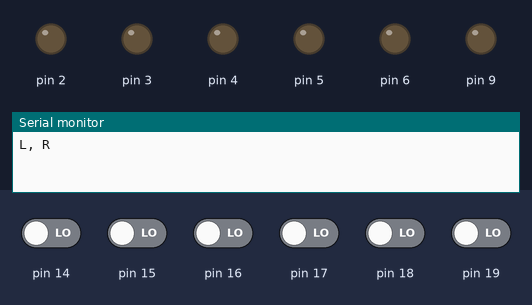
Bench run of a program on a simulated Arduino Uno, built with avr-gcc and run on an emulated ATmega328P. On the bench: output pins drawn as LEDs (lit = HIGH), the last lines printed to the serial monitor. The test bench sets the inputs (shaded band); at power-on: pin 14–19 LOW.

Above: at 1.2 s.
1.3 s: pin 15 driven HIGH
At 1.9 s:
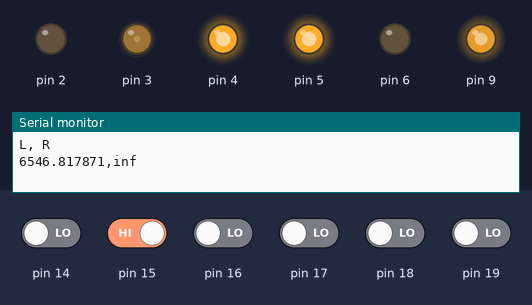
2.8 s: pin 16 driven HIGH
At 4.2 s:
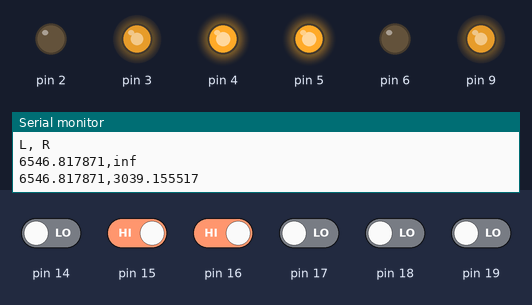
Timing chart, 0 to 5.8 s (numbered marks = the images above; inputs shaded):
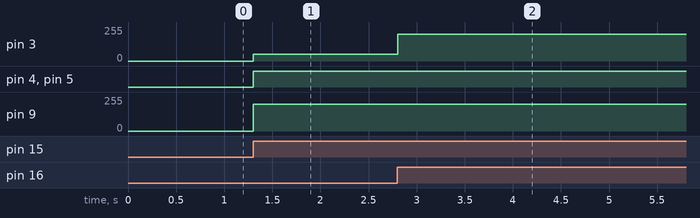

Measured:
- after the input at 1.3 s, pin 3: 0/255 → 50/255 at once; pin 4, pin 5: LOW → HIGH at once; pin 9: 0/255 → 200/255 at once
- after the input at 2.8 s, pin 3: 50/255 → 200/255 at once

The program:

main.cpp
```cpp
#include "main.h"
#include "tim.h"
void setup() {

  encL.setTimer(timEcnL);
  motorL.setEncoder(encL);
  motorL.setPid(pidWheelL);

  encR.setTimer(timEncR);
  motorR.setEncoder(encR);
  motorR.setPid(pidWheelR);

  robot.setMotor(motorL, motorR);

  Serial.begin(115200);
  Serial.println("L, R");

}

state robotState = stop;
static uint8_t speed = 100;// mm sec
static int16_t angle = 90;// gradus
static uint16_t distanceTarget = 1000;// gradus
static bool encStateL, encStateR = false;

void loop() {

  encStateL = encL.check();
  encStateR = encR.check();

  if(distanceTarget/robot.wheelDiametr/motorL.tickPerRotation * encL.count >= distanceTarget)
  {
    robotState = stop;
    motorL.pid.reset();
    motorR.pid.reset();
    robot.stopMotors();
  }
  else
  {
    robotState = move;
  }

  if(encStateL || encStateR)
  {

    if (robotState == move)
    {

      robot.runSpeed(speed, encL.timer.delta, encR.timer.delta);
    }
  }
}
```

PID.cpp
```cpp
#include "PID.h"
Pid::Pid(){}
Pid::Pid(float _kP,float _kI,float _kD,int _minOut,int _maxOut)
{
kP = _kP ;
kI = _kI ;
kD = _kD ;
minOut= _minOut;
maxOut= _maxOut;
}


int Pid::calculate(int input,float setpoint,float Dt)
{
    err = setpoint - input;
    int result = integral + (float)err * Dt * kI;

    if (result > maxOut) integral = maxOut;
    else if (result < minOut) integral =  minOut;
    else integral  = result;

    D = (err - prevErr) / Dt;
    prevErr = err;
    result = err * kP + integral + D * kD;

    if (result > maxOut) return maxOut;
    else if (result < minOut) return minOut;
    else return result;
}

void Pid::reset()
{
    integral = 0, prevErr = 0;
}
```

PID.h
```cpp
#pragma once
class Pid
{
    private:

        float kP, kI, kD, err, D;
        int minOut, maxOut;
        float integral = 0, prevErr = 0;

    public:

        Pid();
        Pid(float _kP,float _kI,float _kD,int _minOut,int _maxOut);
        int calculate(int input,float setpoint,float Dt);
        void reset();

};
```

SetPoint.cpp
```cpp
#include "SetPoint.h"
SetPoint::SetPoint(int _distanceAccelerator, int _minOut, int _maxOut)
{
    distanceAccelerator  = _distanceAccelerator;
    minOut = _minOut;
    maxOut = _maxOut;
    acceleration = ((maxOut - _minOut) / distanceAccelerator);
}

/* _____
  /     \
 /       \
|         |
*/
int SetPoint::GetSpeed(int distance,int distanceCurr)
{

    if (distanceCurr <= distanceAccelerator)return minOut + (acceleration * distanceCurr);

    else if(distanceCurr > distanceAccelerator && distanceCurr < distance - distanceAccelerator)return maxOut;

    else return minOut + (acceleration * (distance - distanceCurr));
}
```

SetPoint.h
```cpp
#pragma once
class SetPoint
{
    private:
    int distanceAccelerator, minOut, maxOut, acceleration;

    public:
    SetPoint(int distanceAccelerator, int minOut, int MaxOut);
    int GetSpeed(int distance,int distanceCurr);
};
```

encoder.cpp
```cpp
#include "encoder.h"
Encoder::Encoder(){} // dont use!!!!

Encoder::Encoder(uint8_t _pin1, uint8_t _pin2)
{
  pin1 = _pin1;
  pin2 = _pin2;
  trig = 0;
  count = 0;
  pinAsInput(pin1);
  pinAsInput(pin2);

}

void Encoder::setTimer(Timer &_tim)
{
  timer = _tim;
}

bool Encoder::check()
{
  if ((isHigh(pin1)) & (trig == 0))
  {
    trig = 1;
    timer.Time();

    if (isHigh(pin2))
    {
      count++;
      return true;
    }
    else
    {
      count--;
      return true;
    }
  }
  if ((isLow(pin1)) & (trig == 1)) trig = 0;
  return false;
}
```

encoder.h
```cpp
#pragma once
#include "Arduino.h"
#include "fast.h"
#include "tim.h"
class Encoder{
    private:
    bool trig;
    int8_t pin1, pin2;

    public:
    Timer timer;
    int count;
    Encoder (); // dont use!!!!!
    Encoder (uint8_t _pin1, uint8_t _pin2);

    void setTimer(Timer &tim);
    bool check();
};
```

fast.h
```cpp
#pragma once
#define portOfPin(P)\
  (((P)>=0&&(P)<8)?&PORTD:(((P)>7&&(P)<14)?&PORTB:&PORTC))
#define ddrOfPin(P)\
  (((P)>=0&&(P)<8)?&DDRD:(((P)>7&&(P)<14)?&DDRB:&DDRC))
#define pinOfPin(P)\
  (((P)>=0&&(P)<8)?&PIND:(((P)>7&&(P)<14)?&PINB:&PINC))
#define pinIndex(P)((uint8_t)(P>13?P-14:P&7))
#define pinMask(P)((uint8_t)(1<<pinIndex(P)))

#define pinAsInput(P) *(ddrOfPin(P))&=~pinMask(P)
#define pinAsInputPullUp(P) *(ddrOfPin(P))&=~pinMask(P);digitalHigh(P)
#define pinAsOutput(P) *(ddrOfPin(P))|=pinMask(P)
#define digitalLow(P) *(portOfPin(P))&=~pinMask(P)
#define digitalHigh(P) *(portOfPin(P))|=pinMask(P)
#define isHigh(P)((*(pinOfPin(P))& pinMask(P))>0)
#define isLow(P)((*(pinOfPin(P))& pinMask(P))==0)
#define digitalState(P)((uint8_t)isHigh(P))
```

main.h
```cpp
#include "Arduino.h"
#include "robot.h"

enum state
{
  stop,
  move,
  rotate
};

Encoder encL =  Encoder(15, 14);
Encoder encR =  Encoder(16, 17);

Motor motorL = Motor(9, 5, 6, 240);
Motor motorR = Motor(3, 4, 2, 240);

Pid pidWheelL = Pid(1.0, 1.0, 1.0, 50, 200);
Pid pidWheelR = Pid(1.0, 1.0, 1.0, 50, 200);

Timer timEcnL = Timer();
Timer timEncR = Timer();
Robot robot = Robot(169, 65);
```

motor.cpp
```cpp
#include "motor.h"

Motor::Motor(){} // dont use!!!!

Motor::Motor(uint8_t _pinPWM, uint8_t _pinDirFoward, uint8_t _pinDirBackward, int _tickPerRotation)
{
    pinPWM = _pinPWM;
    pinDirFoward = _pinDirFoward;
    pinDirBackward = _pinDirBackward;
    tickPerRotation = _tickPerRotation;
    pinMode(pinPWM, OUTPUT);
    pinMode(pinDirFoward, OUTPUT);
    pinMode(pinDirBackward, OUTPUT);
}

void Motor::setEncoder(Encoder &_enc)
{
encoder = _enc;
}

void Motor::setPid(Pid &_pid)
{
  pid = _pid;
}

void Motor:: setSpeed(uint8_t target, uint8_t speed,float delta, uint8_t dir)
{

  analogWrite(pinPWM, pid.calculate(speed, target, delta));
  if (dir == 0)
  {
    digitalWrite(pinDirBackward, 0);
    digitalWrite(pinDirFoward, 1);
  }
  else
  {
    digitalWrite(pinDirBackward, 1);
    digitalWrite(pinDirFoward, 0);
  }
}

void Motor::stop()
{
  digitalWrite(pinPWM, 0);
  digitalWrite(pinDirBackward, 0);
  digitalWrite(pinDirFoward, 0);

}
```

motor.h
```cpp
#pragma once
#include <Arduino.h>
#include "encoder.h"
#include "PID.h"

class Motor{
    private:
    uint8_t pinPWM,
         pinDirFoward,
         pinDirBackward;

    public:
    Encoder encoder;
    uint16_t tickPerRotation;
    int16_t speed;
    bool dir;
    Pid pid;

    Motor(); // dont use!!!!
    Motor (uint8_t _pinPWM, uint8_t _pinDirFoward,
          uint8_t _pinDirBackward, int16_t _tickPerRotation);
    void setPid(Pid &pid);
    void setEncoder(Encoder &enc);

    void setSpeed(uint8_t target, uint8_t speed,float delta, uint8_t dir);
    void stop(void);
};
```

robot.cpp
```cpp
#include "robot.h"

Robot::Robot(uint16_t _robotDiametr, uint16_t _wheelDiametr)
{
    robotDiametr = _robotDiametr;
    wheelDiametr = _wheelDiametr;

}

void Robot::setMotor(Motor &_motorL, Motor &_motorR)
{
    motorL = _motorL;
    motorR = _motorR;
    tickPerGradusRobotL = ((motorL.tickPerRotation * robotDiametr) / wheelDiametr) / 360.0;
    tickPerGradusRobotR = ((motorR.tickPerRotation * robotDiametr) / wheelDiametr) / 360.0;
    tickPerGradusWheelL = motorL.tickPerRotation / 360;
    tickPerGradusWheelR = motorR.tickPerRotation / 360;
}

void Robot::stopMotors(void)
{
    motorL.stop();
    motorR.stop();
}

void Robot::runSpeed(uint8_t speed,float deltaL,float deltaR)
{

    float vL =  PI * wheelDiametr / motorL.tickPerRotation / deltaL;
    float vR =  PI * wheelDiametr / motorR.tickPerRotation / deltaR;

    Serial.print(vL*10000, 6);
    Serial.print(',');
    Serial.println(vR*10000, 6);
    motorL.setSpeed(speed, vL, deltaL, 0);
    motorR.setSpeed(speed, vR, deltaR, 0);

}
```

robot.h
```cpp
#pragma once
#include <Arduino.h>
#include "motor.h"
#include "SetPoint.h"

class Robot
{
    private:

        int16_t currentAngle, targetAngle,
                currentSpeed, targetSpeed;

        float tickPerGradusRobotL, tickPerGradusRobotR;
        float tickPerGradusWheelL, tickPerGradusWheelR;
        float Kp, Ki, Kd;

    public:
    uint16_t robotDiametr, wheelDiametr;
        Motor motorL, motorR;

        Robot(uint16_t robotDiametr,uint16_t _wheelDiametr);
        void setMotor(Motor &_motorL, Motor &_motorR);

        void runSpeed(uint8_t speed,float deltaL,float deltaR);
        void stopMotors(void);

        void rotate(int16_t angle);
       // void move(uint16_t distanse);
};
```

tim.cpp
```cpp
#include "tim.h"
Timer::Timer()
{
    newTime = micros();
    oldTime = micros();
}

void Timer::Time()
{
    oldTime = newTime;
    newTime = micros();
    delta = (float)(newTime - oldTime) / 1000000.0;

}

void Timer::reset()
{
    newTime = micros();
    oldTime = micros();
}
```

tim.h
```cpp
#pragma once
#include "Arduino.h"
class Timer
{
    private:
    uint32_t oldTime, newTime;

    public:
    float delta;
    Timer();
    void Time();
    void reset();
};
```
